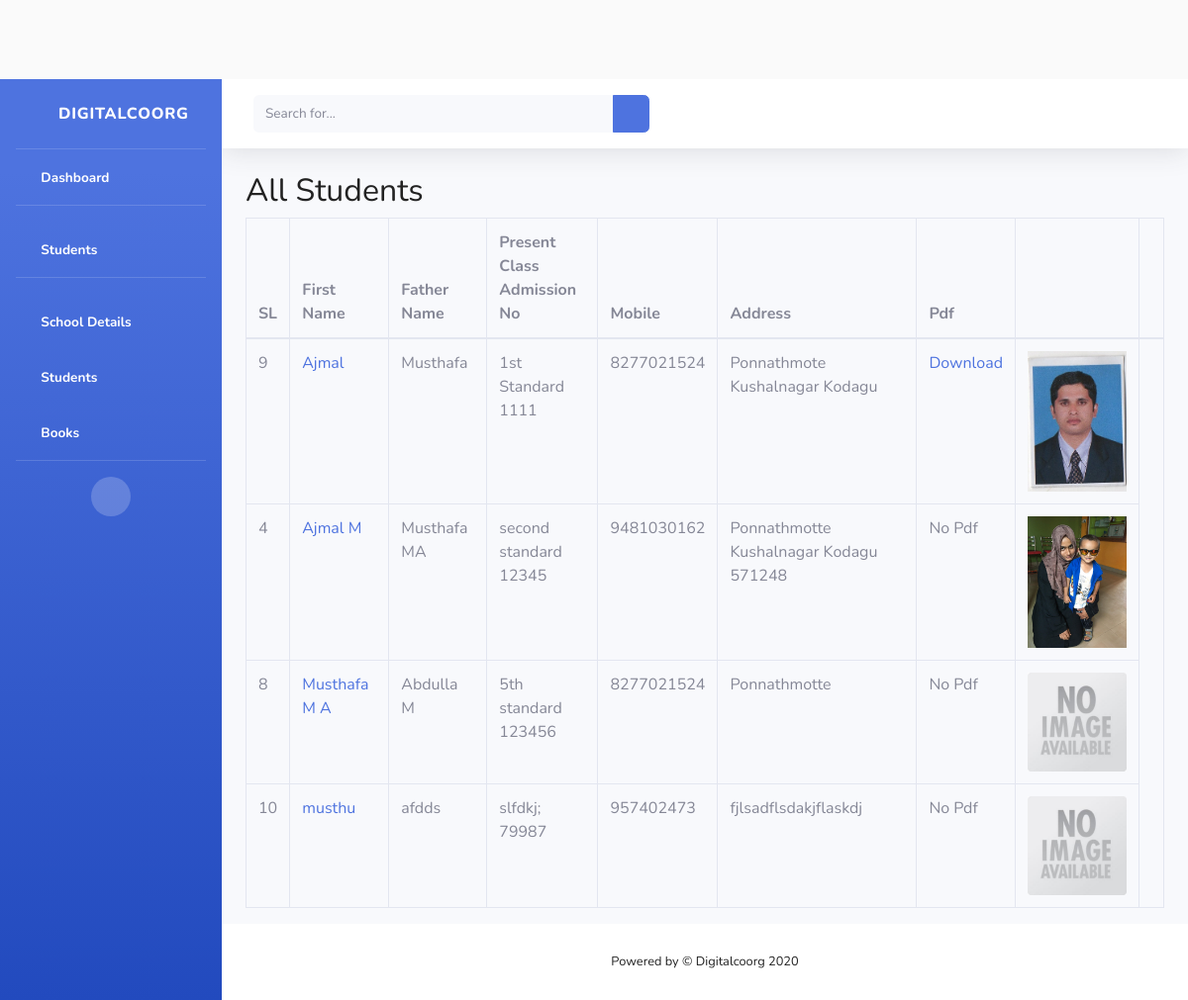
The page /students/ on the database its author committed.
### students/models.py (models this page shows, shortened)
class Student(models.Model):
    firstname = models.CharField(max_length=150)
    fathername = models.CharField(max_length=150)
    mobile_no = models.CharField(max_length=13)
    present_class = models.CharField(max_length=100)
    address = models.TextField()
    date_posted = models.DateTimeField(default=timezone.now)
    author = models.ForeignKey(User, on_delete=models.CASCADE)
    admission_no = models.CharField(max_length=50,default='00000')
    pdf = models.FileField(upload_to='pdfs', blank=True, null=True)
    image = models.ImageField(default='default.jpg', upload_to='student_photos')

### students/views.py (the view)
# urls.py: path('', StudentListView.as_view(), name='student-home'),
class StudentListView(ListView):
    model = Student
    template_name = 'students/home.html'  # <app>/<model>_<viewtype>.html
    context_object_name = 'students'
    ordering = ['firstname']
    paginate_by = 5

### students/templates/students/home.html (shortened to what this page needs)
{% extends "students/base.html" %}
{% block content %}
<h2>All Students</h2>
  <table class="table table-bordered">
    <thead>
      <tr>
        <th>SL</th>
        <th>First Name</th>
        <th>Father Name</th>
        <th>Present Class<br>Admission No</th>
        <th>Mobile</th>
        <th>Address</th>
        <th>Pdf</th>
        <th></th>
        <th></th>
      </tr>
      </thead>
  {% for student in students %}
      <tr>
          <td>{{ student.id }}</td>
          <td><a href="{% url 'student-detail' student.id %}">{{ student.firstname }}</a></td>
          <td>{{ student.fathername }}</td>
          <td>{{ student.present_class }}<br>{{ student.admission_no }}</td>
          <td>{{ student.mobile_no }}</td>
          <td>{{ student.address }}</td>
          {% if student.pdf %}
            <td><a href="{{ student.pdf.url }}">Download</a></td>
          {% else %}
            <td><span class="text-muted">No Pdf </span></td>
          {% endif %}
          {% if student.image %}
            <td><img src="{{ student.image.url }}" alt="{{ student.firstname }}" style="width: 100px;"></td>
          {% else %}
            <td><img src="default.jpg" alt="{{ student.firstname }}" style="width: 50px;"></td>
          {% endif %}
        </tr>
  {% endfor %}
  </table>
{% endblock content %}

### students/templates/students/base.html (shortened to what this page needs)
{% load static %}
<!DOCTYPE html>
<html lang="en">
<head>
  <link href="{% static 'vendor/fontawesome-free/css/all.min.css' %}" rel="stylesheet" type="text/css">
  <link href="{% static 'css/sb-admin-2.min.css' %}" rel="stylesheet">
  <link rel="stylesheet" type="text/css" href="{% static 'blog/main.css' %}">
</head>
<body id="page-top">
  <div id="wrapper">
    <ul class="navbar-nav bg-gradient-primary sidebar sidebar-dark accordion" id="accordionSidebar">
      <a class="sidebar-brand d-flex align-items-center justify-content-center" href="{% url 'student-home' %}">
        <div class="sidebar-brand-icon rotate-n-15">
          <i class="fas fa-laugh-wink"></i>
        </div>
        <div class="sidebar-brand-text mx-3">Digitalcoorg</div>
      </a>
      <hr class="sidebar-divider my-0">
      <li class="nav-item active">
        <a class="nav-link" href="{% url 'student-home' %}">
          <i class="fas fa-fw fa-tachometer-alt"></i>
          <span>Dashboard</span></a>
      </li>
      <hr class="sidebar-divider">
        <li class="nav-item active">
          <a class="nav-link" href="{% url 'student-home' %}">
            <i class="fas fa-fw fa-tachometer-alt"></i>
            <span>Students</span></a>
        </li>
        <hr class="sidebar-divider">
       <li class="nav-item active">
        <a class="nav-link collapsed" href="{% url 'schools' %}" data-toggle="collapse" data-target="#collapseTwo" aria-expanded="true" aria-controls="collapseTwo">
          <i class="fas fa-fw  fa-university"></i>
          <span>School Details</span>
        </a>
      </li>
      <li class="nav-item active">
        <a class="nav-link collapsed" href="{% url 'student-home' %}" data-toggle="collapse" data-target="#collapseThree" aria-expanded="true" aria-controls="collapseThree">
          <i class="fas fa-fw fa-user-circle"></i>
          <span>Students</span>
        </a>
      </li>
       <li class="nav-item active">
        <a class="nav-link collapsed" href="{% url 'book_list' %}" data-toggle="collapse" data-target="#collapseBook" aria-expanded="true" aria-controls="collapseBook">
          <i class="fas fa-fw fa-book"></i>
          <span>Books</span>
        </a>
      </li>
      <hr class="sidebar-divider d-none d-md-block">
      <div class="text-center d-none d-md-inline">
        <button class="rounded-circle border-0" id="sidebarToggle"></button>
      </div>
    </ul>
    <div id="content-wrapper" class="d-flex flex-column">
      <div id="content">
        <nav class="navbar navbar-expand navbar-light bg-white topbar mb-4 static-top shadow">
          <form class="d-none d-sm-inline-block form-inline mr-auto ml-md-3 my-2 my-md-0 mw-100 navbar-search">
            <div class="input-group">
              <input type="text" class="form-control bg-light border-0 small" placeholder="Search for..." aria-label="Search" aria-describedby="basic-addon2">
              <div class="input-group-append">
                <button class="btn btn-primary" type="button">
                  <i class="fas fa-search fa-sm"></i>
                </button>
              </div>
            </div>
          </form>
        </nav>
		<div class="container-fluid">
		<div class="row">
        <div class="col-md-12">
          {% block content %}{% endblock %}
        </div>
      </div>
        </div>
      </div>
      <footer class="sticky-footer bg-white">
        <div class="container my-auto">
          <div class="copyright text-center my-auto">
            <span>Powered by &copy; Digitalcoorg 2020</span>
          </div>
        </div>
      </footer>
    </div>
  </div>
</body>
</html>

### students/static/students/main.css (style rules this page uses)
body { background: #fafafa; color: #222; margin-top: 5rem; }
h1, h2, h3, h4, h5, h6 { color: #222; }
ul { margin: 0; }

### rows shown on the page
Student: id "9", firstname "Ajmal", fathername "Musthafa", present_class "1st Standard", admission_no "1111", mobile_no "8277021524", address "Ponnathmote Kushalnagar Kodagu", image (picture)
Student: id "4", firstname "Ajmal M", fathername "Musthafa MA", present_class "second standard", admission_no "12345", mobile_no "9481030162", address "Ponnathmotte Kushalnagar Kodagu 571248", pdf "No Pdf", image (picture)
Student: id "8", firstname "Musthafa M A", fathername "Abdulla M", present_class "5th standard", admission_no "123456", mobile_no "8277021524", address "Ponnathmotte", shows "No Pdf", image (placeholder picture)
Student: id "10", firstname "musthu", fathername "afdds", present_class "slfdkj;", admission_no "79987", mobile_no "957402473", address "fjlsadflsdakjflaskdj", pdf "No Pdf", image (placeholder picture)
